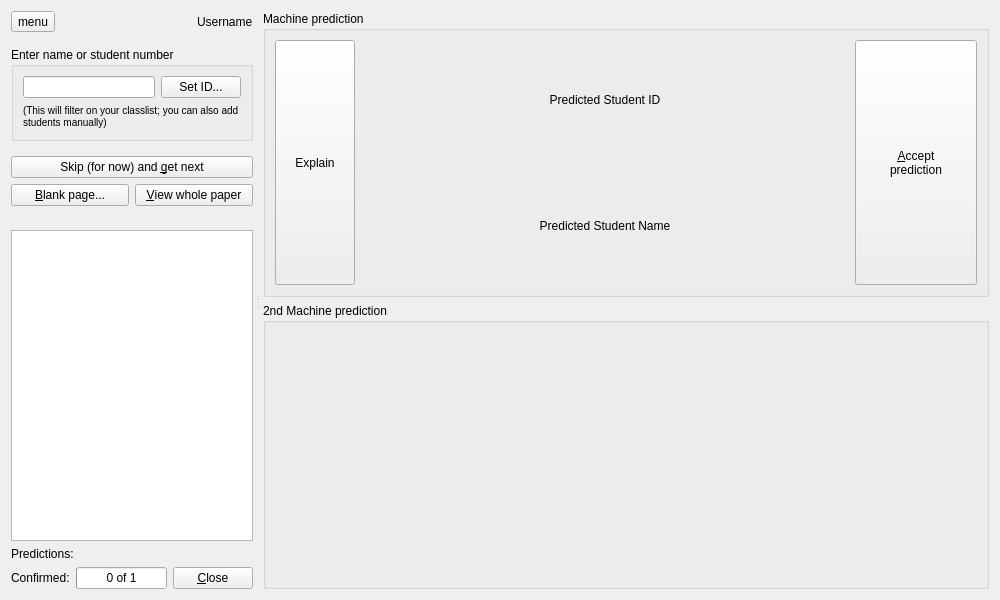
<?xml version="1.0" encoding="UTF-8"?>
<ui version="4.0">
 <author>
  Copyright (C) 2018-2025 The Plom Project Developers
  SPDX-License-Identifier: AGPL-3.0-or-later
 </author>
 <class>IdentifyWindow</class>
 <widget class="QWidget" name="IdentifyWindow">
  <property name="windowModality">
   <enum>Qt::WindowModality::ApplicationModal</enum>
  </property>
  <property name="geometry">
   <rect>
    <x>0</x>
    <y>0</y>
    <width>1000</width>
    <height>600</height>
   </rect>
  </property>
  <property name="sizePolicy">
   <sizepolicy hsizetype="Expanding" vsizetype="Expanding">
    <horstretch>1</horstretch>
    <verstretch>1</verstretch>
   </sizepolicy>
  </property>
  <property name="baseSize">
   <size>
    <width>0</width>
    <height>0</height>
   </size>
  </property>
  <property name="windowTitle">
   <string>Identify papers</string>
  </property>
  <layout class="QHBoxLayout" name="horizontalLayout_3">
   <item>
    <widget class="QSplitter" name="splitter">
     <property name="orientation">
      <enum>Qt::Orientation::Horizontal</enum>
     </property>
     <property name="handleWidth">
      <number>10</number>
     </property>
     <property name="childrenCollapsible">
      <bool>false</bool>
     </property>
     <widget class="QFrame" name="leftPane">
      <property name="sizePolicy">
       <sizepolicy hsizetype="Preferred" vsizetype="Preferred">
        <horstretch>2</horstretch>
        <verstretch>0</verstretch>
       </sizepolicy>
      </property>
      <layout class="QVBoxLayout" name="verticalLayout_2">
       <property name="leftMargin">
        <number>0</number>
       </property>
       <property name="topMargin">
        <number>0</number>
       </property>
       <property name="rightMargin">
        <number>0</number>
       </property>
       <property name="bottomMargin">
        <number>0</number>
       </property>
       <item>
        <widget class="QFrame" name="frame0">
         <layout class="QHBoxLayout" name="horizontalLayout">
          <property name="sizeConstraint">
           <enum>QLayout::SizeConstraint::SetDefaultConstraint</enum>
          </property>
          <property name="leftMargin">
           <number>0</number>
          </property>
          <property name="topMargin">
           <number>0</number>
          </property>
          <property name="rightMargin">
           <number>0</number>
          </property>
          <property name="bottomMargin">
           <number>9</number>
          </property>
          <item>
           <widget class="QToolButton" name="hamMenuButton">
            <property name="text">
             <string>menu</string>
            </property>
           </widget>
          </item>
          <item>
           <spacer name="horizontalSpacer">
            <property name="orientation">
             <enum>Qt::Orientation::Horizontal</enum>
            </property>
            <property name="sizeHint" stdset="0">
             <size>
              <width>40</width>
              <height>20</height>
             </size>
            </property>
           </spacer>
          </item>
          <item>
           <widget class="QLabel" name="userLabel">
            <property name="text">
             <string>Username</string>
            </property>
           </widget>
          </item>
         </layout>
        </widget>
       </item>
       <item>
        <widget class="QGroupBox" name="studentBox">
         <property name="title">
          <string>Enter name or student number</string>
         </property>
         <layout class="QGridLayout" name="gridLayout_4">
          <item row="0" column="1">
           <widget class="QPushButton" name="saveButton">
            <property name="text">
             <string>Set ID...</string>
            </property>
           </widget>
          </item>
          <item row="0" column="0">
           <widget class="QLineEdit" name="idEdit"/>
          </item>
          <item row="1" column="0" colspan="2">
           <widget class="QLabel" name="label">
            <property name="text">
             <string>&lt;small&gt;(This will filter on your classlist; you can also add students manually)&lt;/small&gt;</string>
            </property>
            <property name="wordWrap">
             <bool>true</bool>
            </property>
           </widget>
          </item>
         </layout>
        </widget>
       </item>
       <item>
        <widget class="QFrame" name="frame2">
         <layout class="QGridLayout" name="gridLayout_3">
          <property name="leftMargin">
           <number>0</number>
          </property>
          <property name="rightMargin">
           <number>0</number>
          </property>
          <item row="1" column="1">
           <widget class="QPushButton" name="viewButton">
            <property name="text">
             <string>&amp;View whole paper</string>
            </property>
           </widget>
          </item>
          <item row="1" column="0">
           <widget class="QPushButton" name="blankButton">
            <property name="toolTip">
             <string>ID page or whole paper is blank</string>
            </property>
            <property name="text">
             <string>&amp;Blank page...</string>
            </property>
           </widget>
          </item>
          <item row="0" column="0" colspan="2">
           <widget class="QPushButton" name="nextButton">
            <property name="text">
             <string>Skip (for now) and &amp;get next</string>
            </property>
           </widget>
          </item>
         </layout>
        </widget>
       </item>
       <item>
        <widget class="QFrame" name="tableBox">
         <layout class="QVBoxLayout" name="verticalLayout">
          <property name="leftMargin">
           <number>0</number>
          </property>
          <property name="topMargin">
           <number>9</number>
          </property>
          <property name="rightMargin">
           <number>0</number>
          </property>
          <property name="bottomMargin">
           <number>0</number>
          </property>
          <item>
           <widget class="QTableView" name="tableView">
            <property name="editTriggers">
             <set>QAbstractItemView::EditTrigger::NoEditTriggers</set>
            </property>
            <property name="selectionMode">
             <enum>QAbstractItemView::SelectionMode::SingleSelection</enum>
            </property>
            <property name="selectionBehavior">
             <enum>QAbstractItemView::SelectionBehavior::SelectRows</enum>
            </property>
            <property name="gridStyle">
             <enum>Qt::PenStyle::DotLine</enum>
            </property>
            <attribute name="horizontalHeaderStretchLastSection">
             <bool>true</bool>
            </attribute>
           </widget>
          </item>
         </layout>
        </widget>
       </item>
       <item>
        <widget class="QFrame" name="frame3">
         <layout class="QHBoxLayout" name="horizontalLayout_2">
          <property name="leftMargin">
           <number>0</number>
          </property>
          <property name="topMargin">
           <number>0</number>
          </property>
          <property name="rightMargin">
           <number>0</number>
          </property>
          <property name="bottomMargin">
           <number>0</number>
          </property>
          <item>
           <widget class="QLabel" name="predictionsLabel">
            <property name="text">
             <string>Predictions:</string>
            </property>
           </widget>
          </item>
         </layout>
        </widget>
       </item>
       <item>
        <widget class="QFrame" name="frame4">
         <layout class="QHBoxLayout" name="horizontalLayout_4">
          <property name="leftMargin">
           <number>0</number>
          </property>
          <property name="topMargin">
           <number>0</number>
          </property>
          <property name="rightMargin">
           <number>0</number>
          </property>
          <property name="bottomMargin">
           <number>0</number>
          </property>
          <item>
           <widget class="QLabel" name="progressLabel">
            <property name="text">
             <string>Confirmed:</string>
            </property>
           </widget>
          </item>
          <item>
           <widget class="QProgressBar" name="idProgressBar">
            <property name="maximum">
             <number>1</number>
            </property>
            <property name="value">
             <number>0</number>
            </property>
            <property name="format">
             <string>%v of %m</string>
            </property>
           </widget>
          </item>
          <item>
           <widget class="QPushButton" name="closeButton">
            <property name="text">
             <string>&amp;Close</string>
            </property>
           </widget>
          </item>
         </layout>
        </widget>
       </item>
      </layout>
     </widget>
     <widget class="QFrame" name="rightPane">
      <property name="sizePolicy">
       <sizepolicy hsizetype="Preferred" vsizetype="Preferred">
        <horstretch>5</horstretch>
        <verstretch>0</verstretch>
       </sizepolicy>
      </property>
      <layout class="QVBoxLayout" name="rightPaneLayout">
       <property name="leftMargin">
        <number>0</number>
       </property>
       <property name="topMargin">
        <number>0</number>
       </property>
       <property name="rightMargin">
        <number>0</number>
       </property>
       <property name="bottomMargin">
        <number>0</number>
       </property>
       <item>
        <widget class="QGroupBox" name="predictionBox0">
         <property name="sizePolicy">
          <sizepolicy hsizetype="Preferred" vsizetype="Preferred">
           <horstretch>0</horstretch>
           <verstretch>1</verstretch>
          </sizepolicy>
         </property>
         <property name="title">
          <string>Machine prediction</string>
         </property>
         <layout class="QGridLayout" name="gridLayout_6">
          <item row="0" column="0" rowspan="2">
           <widget class="QPushButton" name="explainButton0">
            <property name="sizePolicy">
             <sizepolicy hsizetype="Minimum" vsizetype="Expanding">
              <horstretch>0</horstretch>
              <verstretch>0</verstretch>
             </sizepolicy>
            </property>
            <property name="text">
             <string>Explain</string>
            </property>
           </widget>
          </item>
          <item row="0" column="2" rowspan="2">
           <widget class="QPushButton" name="predButton0">
            <property name="sizePolicy">
             <sizepolicy hsizetype="Expanding" vsizetype="Expanding">
              <horstretch>1</horstretch>
              <verstretch>1</verstretch>
             </sizepolicy>
            </property>
            <property name="text">
             <string>&amp;Accept
prediction</string>
            </property>
           </widget>
          </item>
          <item row="0" column="1">
           <widget class="QLabel" name="pSIDLabel0">
            <property name="sizePolicy">
             <sizepolicy hsizetype="Expanding" vsizetype="Preferred">
              <horstretch>4</horstretch>
              <verstretch>0</verstretch>
             </sizepolicy>
            </property>
            <property name="text">
             <string>Predicted Student ID</string>
            </property>
            <property name="alignment">
             <set>Qt::AlignmentFlag::AlignCenter</set>
            </property>
           </widget>
          </item>
          <item row="1" column="1">
           <widget class="QLabel" name="pNameLabel0">
            <property name="sizePolicy">
             <sizepolicy hsizetype="Expanding" vsizetype="Preferred">
              <horstretch>4</horstretch>
              <verstretch>0</verstretch>
             </sizepolicy>
            </property>
            <property name="text">
             <string>Predicted Student Name</string>
            </property>
            <property name="alignment">
             <set>Qt::AlignmentFlag::AlignCenter</set>
            </property>
           </widget>
          </item>
         </layout>
        </widget>
       </item>
       <item>
        <widget class="QGroupBox" name="predictionBox1">
         <property name="sizePolicy">
          <sizepolicy hsizetype="Preferred" vsizetype="Preferred">
           <horstretch>0</horstretch>
           <verstretch>1</verstretch>
          </sizepolicy>
         </property>
         <property name="title">
          <string>2nd Machine prediction</string>
         </property>
         <layout class="QGridLayout" name="gridLayout_6"/>
        </widget>
       </item>
      </layout>
     </widget>
    </widget>
   </item>
  </layout>
 </widget>
 <tabstops>
  <tabstop>tableView</tabstop>
 </tabstops>
 <resources/>
 <connections/>
</ui>
